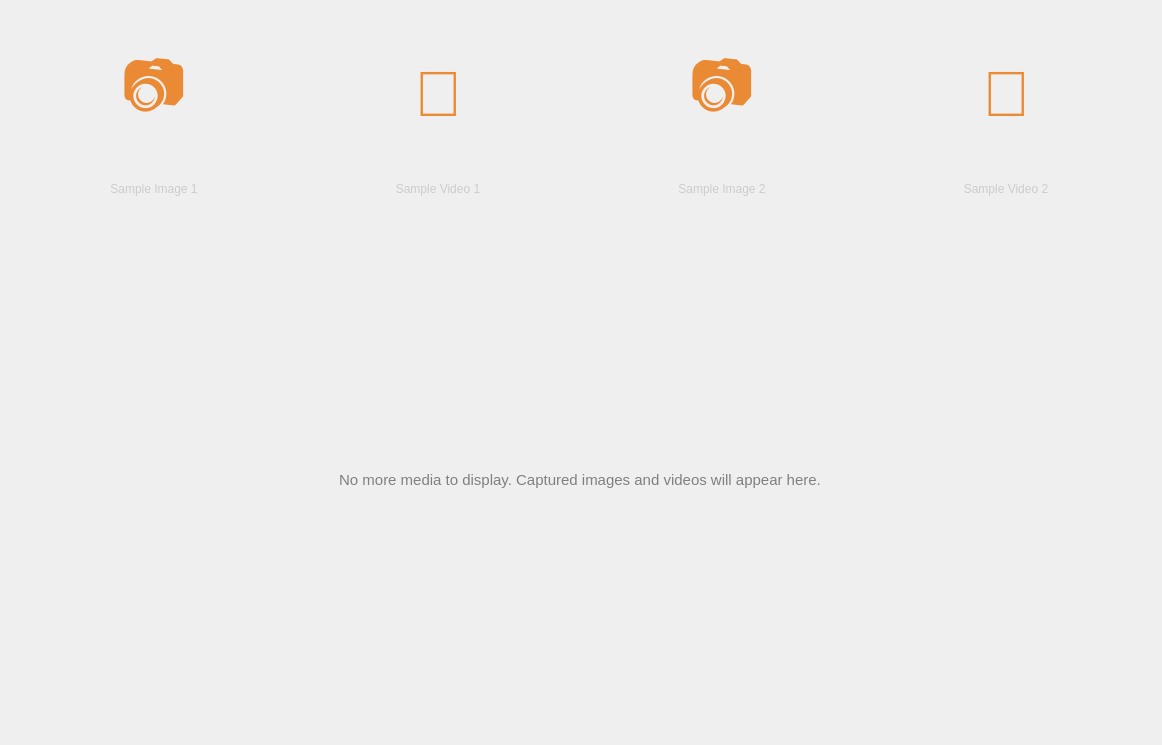
             <widget class="QWidget" name="scrollAreaWidgetContents">
              <property name="geometry">
               <rect>
                <x>0</x>
                <y>0</y>
                <width>1162</width>
                <height>745</height>
               </rect>
              </property>
              <layout class="QGridLayout" name="gridLayout_gallery">
               <property name="spacing">
                <number>16</number>
               </property>
               <item row="0" column="0">
                <widget class="QFrame" name="gallery_item_frame_1">
                 <property name="minimumSize">
                  <size>
                   <width>250</width>
                   <height>200</height>
                  </size>
                 </property>
                 <property name="maximumSize">
                  <size>
                   <width>250</width>
                   <height>200</height>
                  </size>
                 </property>
                 <property name="frameShape">
                  <enum>QFrame::NoFrame</enum>
                 </property>
                 <property name="frameShadow">
                  <enum>QFrame::Plain</enum>
                 </property>
                 <layout class="QVBoxLayout" name="verticalLayout_gallery_1">
                  <item>
                   <widget class="QLabel" name="lblGalleryItem1">
                    <property name="minimumSize">
                     <size>
                      <width>0</width>
                      <height>150</height>
                     </size>
                    </property>
                    <property name="text">
                     <string>&lt;html&gt;&lt;head/&gt;&lt;body&gt;&lt;p align=&quot;center&quot;&gt;&lt;span style=&quot; font-size:48pt; color:#ea8a35;&quot;&gt;📷&lt;/span&gt;&lt;/p&gt;&lt;/body&gt;&lt;/html&gt;</string>
                    </property>
                    <property name="alignment">
                     <set>Qt::AlignCenter</set>
                    </property>
                   </widget>
                  </item>
                  <item>
                   <widget class="QLabel" name="lblGalleryItem1Title">
                    <property name="text">
                     <string>&lt;html&gt;&lt;head/&gt;&lt;body&gt;&lt;p align=&quot;center&quot;&gt;&lt;span style=&quot; font-size:9pt; color:#cccccc;&quot;&gt;Sample Image 1&lt;/span&gt;&lt;/p&gt;&lt;/body&gt;&lt;/html&gt;</string>
                    </property>
                   </widget>
                  </item>
                 </layout>
                </widget>
               </item>
               <item row="0" column="1">
                <widget class="QFrame" name="gallery_item_frame_2">
                 <property name="minimumSize">
                  <size>
                   <width>250</width>
                   <height>200</height>
                  </size>
                 </property>
                 <property name="maximumSize">
                  <size>
                   <width>250</width>
                   <height>200</height>
                  </size>
                 </property>
                 <property name="frameShape">
                  <enum>QFrame::NoFrame</enum>
                 </property>
                 <property name="frameShadow">
                  <enum>QFrame::Plain</enum>
                 </property>
                 <layout class="QVBoxLayout" name="verticalLayout_gallery_2">
                  <item>
                   <widget class="QLabel" name="lblGalleryItem2">
                    <property name="minimumSize">
                     <size>
                      <width>0</width>
                      <height>150</height>
                     </size>
                    </property>
                    <property name="text">
                     <string>&lt;html&gt;&lt;head/&gt;&lt;body&gt;&lt;p align=&quot;center&quot;&gt;&lt;span style=&quot; font-size:48pt; color:#ea8a35;&quot;&gt;🎥&lt;/span&gt;&lt;/p&gt;&lt;/body&gt;&lt;/html&gt;</string>
                    </property>
                    <property name="alignment">
                     <set>Qt::AlignCenter</set>
                    </property>
                   </widget>
                  </item>
                  <item>
                   <widget class="QLabel" name="lblGalleryItem2Title">
                    <property name="text">
                     <string>&lt;html&gt;&lt;head/&gt;&lt;body&gt;&lt;p align=&quot;center&quot;&gt;&lt;span style=&quot; font-size:9pt; color:#cccccc;&quot;&gt;Sample Video 1&lt;/span&gt;&lt;/p&gt;&lt;/body&gt;&lt;/html&gt;</string>
                    </property>
                   </widget>
                  </item>
                 </layout>
                </widget>
               </item>
               <item row="0" column="2">
                <widget class="QFrame" name="gallery_item_frame_3">
                 <property name="minimumSize">
                  <size>
                   <width>250</width>
                   <height>200</height>
                  </size>
                 </property>
                 <property name="maximumSize">
                  <size>
                   <width>250</width>
                   <height>200</height>
                  </size>
                 </property>
                 <property name="frameShape">
                  <enum>QFrame::NoFrame</enum>
                 </property>
                 <property name="frameShadow">
                  <enum>QFrame::Plain</enum>
                 </property>
                 <layout class="QVBoxLayout" name="verticalLayout_gallery_3">
                  <item>
                   <widget class="QLabel" name="lblGalleryItem3">
                    <property name="minimumSize">
                     <size>
                      <width>0</width>
                      <height>150</height>
                     </size>
                    </property>
                    <property name="text">
                     <string>&lt;html&gt;&lt;head/&gt;&lt;body&gt;&lt;p align=&quot;center&quot;&gt;&lt;span style=&quot; font-size:48pt; color:#ea8a35;&quot;&gt;📷&lt;/span&gt;&lt;/p&gt;&lt;/body&gt;&lt;/html&gt;</string>
                    </property>
                    <property name="alignment">
                     <set>Qt::AlignCenter</set>
                    </property>
                   </widget>
                  </item>
                  <item>
                   <widget class="QLabel" name="lblGalleryItem3Title">
                    <property name="text">
                     <string>&lt;html&gt;&lt;head/&gt;&lt;body&gt;&lt;p align=&quot;center&quot;&gt;&lt;span style=&quot; font-size:9pt; color:#cccccc;&quot;&gt;Sample Image 2&lt;/span&gt;&lt;/p&gt;&lt;/body&gt;&lt;/html&gt;</string>
                    </property>
                   </widget>
                  </item>
                 </layout>
                </widget>
               </item>
               <item row="0" column="3">
                <widget class="QFrame" name="gallery_item_frame_4">
                 <property name="minimumSize">
                  <size>
                   <width>250</width>
                   <height>200</height>
                  </size>
                 </property>
                 <property name="maximumSize">
                  <size>
                   <width>250</width>
                   <height>200</height>
                  </size>
                 </property>
                 <property name="frameShape">
                  <enum>QFrame::NoFrame</enum>
                 </property>
                 <property name="frameShadow">
                  <enum>QFrame::Plain</enum>
                 </property>
                 <layout class="QVBoxLayout" name="verticalLayout_gallery_4">
                  <item>
                   <widget class="QLabel" name="lblGalleryItem4">
                    <property name="minimumSize">
                     <size>
                      <width>0</width>
                      <height>150</height>
                     </size>
                    </property>
                    <property name="text">
                     <string>&lt;html&gt;&lt;head/&gt;&lt;body&gt;&lt;p align=&quot;center&quot;&gt;&lt;span style=&quot; font-size:48pt; color:#ea8a35;&quot;&gt;🎥&lt;/span&gt;&lt;/p&gt;&lt;/body&gt;&lt;/html&gt;</string>
                    </property>
                    <property name="alignment">
                     <set>Qt::AlignCenter</set>
                    </property>
                   </widget>
                  </item>
                  <item>
                   <widget class="QLabel" name="lblGalleryItem4Title">
                    <property name="text">
                     <string>&lt;html&gt;&lt;head/&gt;&lt;body&gt;&lt;p align=&quot;center&quot;&gt;&lt;span style=&quot; font-size:9pt; color:#cccccc;&quot;&gt;Sample Video 2&lt;/span&gt;&lt;/p&gt;&lt;/body&gt;&lt;/html&gt;</string>
                    </property>
                   </widget>
                  </item>
                 </layout>
                </widget>
               </item>
               <item row="1" column="0" colspan="4">
                <widget class="QLabel" name="lblGalleryEmpty">
                 <property name="text">
                  <string>&lt;html&gt;&lt;head/&gt;&lt;body&gt;&lt;p align=&quot;center&quot;&gt;&lt;span style=&quot; font-size:11pt; color:#808080;&quot;&gt;No more media to display. Captured images and videos will appear here.&lt;/span&gt;&lt;/p&gt;&lt;/body&gt;&lt;/html&gt;</string>
                 </property>
                 <property name="alignment">
                  <set>Qt::AlignCenter</set>
                 </property>
                </widget>
               </item>
              </layout>
             </widget>
